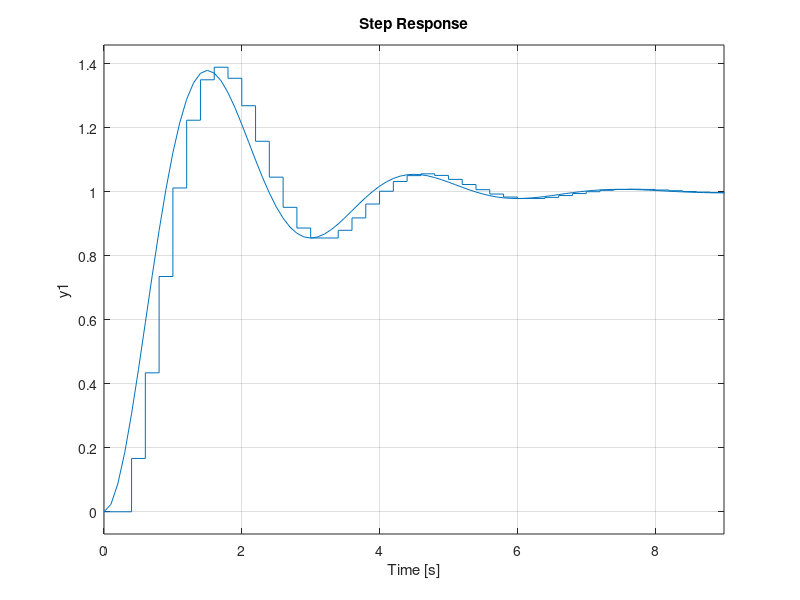
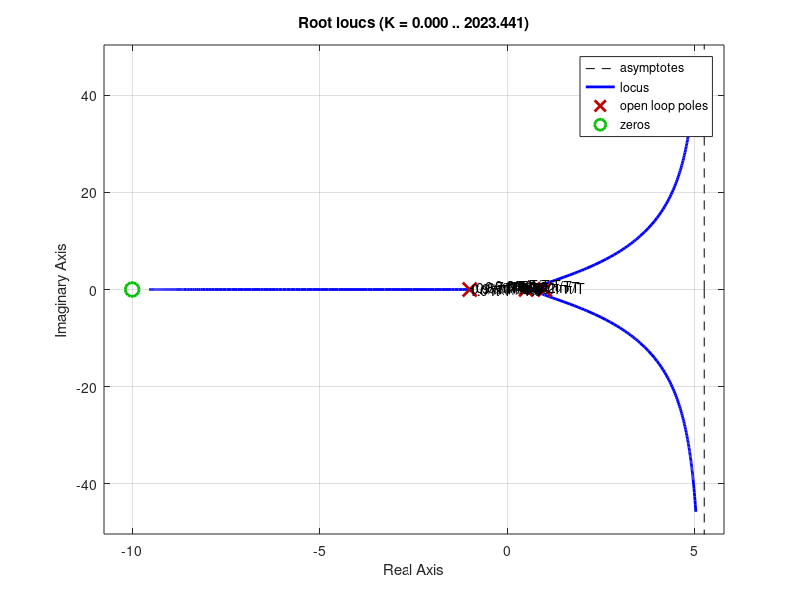

Source code (MATLAB) for these figures, in order:
clc; close all;
%question 3
w = 2.1915
z = .29435
sys=tf([w*w],[1 2*z*w w*w])
step(sys)
hold on
c_r=roots([1 2*z*w w*w])
T=.2
d_r=exp(c_r*T)
num = [ 1/6 ];
den = [poly(d_r)];
H = tf(num,den,T)
step(H)
hold off
%question 4
figure
num = [ 1 10 ];
den = [1 -.5];
g = tf(num,den,.01)
step(g)
d= tf([1],[1 0 -1],.01)
gcl=feedback(g*d,1)
step(gcl)
rlocus(g*d)
zgrid

